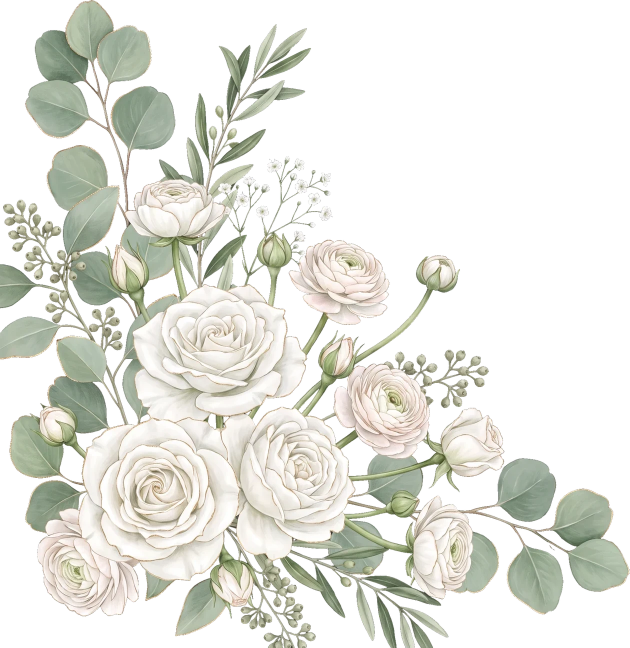
#> input picture assets/img/hero_bot_l.webp, 1259 x 1295 px (shown at 1/2 size)
$ python process_theme.py ../assets/img/hero_bot_l.webp ../assets/img/petals/petal_01.webp
#> lines starting #> are read from the running program, lines starting #| are printed output that depends on the picture
"""Turn a theme's raw Gemini PNGs into the web WebP files the site uses.
usage: python tools/process_theme.py <prefix> <key-hex>      e.g.  python tools/process_theme.py m 7a7a7a
Expects assets/raw/<prefix>_{paper,top_l,top_r,bot_l,corner,sprig_tl,sprig_br,blooms,petals,card,card_m,venue_wedding,venue_reception}.png
"""
import os, subprocess, sys, glob, shutil
from PIL import Image
import numpy as np
from scipy import ndimage as ndi

os.chdir(os.path.dirname(os.path.dirname(os.path.abspath(__file__))))
P, KEY = sys.argv[1], sys.argv[2]
R, O, PY = "assets/raw", "assets/img", sys.executable

def have(n): return os.path.exists(f"{R}/{P}_{n}.png")
def cut(n, dst, *extra, bg=KEY, tol="26", crop=True):
    if not have(n): print("missing", n); return False
    subprocess.check_call([PY, "tools/cutout.py", f"{R}/{P}_{n}.png", dst, "--bg", bg, "--tol", tol, *extra], stdout=subprocess.DEVNULL)
    if crop and "--split" not in extra:
        im = Image.open(dst).convert("RGBA"); bb = im.getchannel("A").point(lambda v: 255 if v > 12 else 0).getbbox()
        if bb: im = im.crop(bb)
        im.save(dst, "WEBP", quality=88)
    return True

if have("paper"):
    im = Image.open(f"{R}/{P}_paper.png").convert("RGB").resize((1024, 1024), Image.LANCZOS)
    base = Image.new("RGB", im.size, tuple(np.asarray(im).reshape(-1, 3).mean(0).astype(int)))
    Image.blend(im, base, .35).save(f"{O}/paper_card.webp", quality=82)

for n, dst, mx in [("top_l", "hero_top_l", 1400), ("top_r", "hero_top_r", 1400), ("bot_l", "hero_bot_l", 1400),
                   ("corner", "frame_cluster", 900), ("sprig_tl", "sprig_tl", 1100), ("sprig_br", "sprig_br", 1100)]:
    cut(n, f"{O}/{dst}.webp", "--max", str(mx))
if os.path.exists(f"{O}/hero_bot_l.webp"):
    Image.open(f"{O}/hero_bot_l.webp").transpose(Image.FLIP_LEFT_RIGHT).save(f"{O}/hero_bot_r.webp", "WEBP", quality=88)
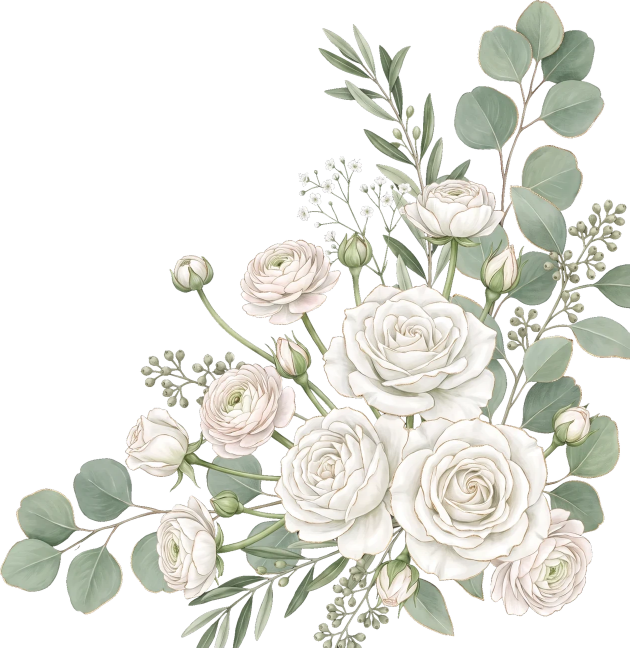
#> saved as hero_bot_r.webp: PIL image 1259x1295 RGBA (shown at 1/2 size); mean R, G, B, A 100.7, 101.4, 93.1, 108.4; transparent parts drawn white

if have("blooms"):
    shutil.rmtree(f"{O}/blossoms", ignore_errors=True); cut("blooms", f"{O}/blossoms/blossom", "--split", "--max", "360")
if have("petals"):
    shutil.rmtree(f"{O}/petals", ignore_errors=True); cut("petals", f"{O}/petals/petal", "--split", "--max", "220", "--min-area", "1500")
    files = sorted(glob.glob(f"{O}/petals/petal_*.webp"))
    for k in range(len(files) + 1, 17): shutil.copy(files[(k - 1) % len(files)], f"{O}/petals/petal_{k:02d}.webp")
    print("petals:", len(glob.glob(f"{O}/petals/petal_*.webp")))

for n, dst in [("card", "closing_card"), ("card_m", "closing_card_m")]:
    if cut(n, f"{O}/{dst}.webp", "--max", "2000", bg="ffffff", tol="12"):
        im = Image.open(f"{O}/{dst}.webp").convert("RGBA"); a = np.asarray(im).astype(int)
        r, g, b, al = a[..., 0], a[..., 1], a[..., 2], a[..., 3]
        ivory = ndi.binary_opening((al > 200) & (r > 232) & (g > 222) & (b > 200) & (abs(r - g) < 16), iterations=4)
        lab, k = ndi.label(ivory); big = np.argmax(ndi.sum(ivory, lab, range(1, k + 1))) + 1
        ys, xs = np.where(lab == big); H, W = ivory.shape
        print(dst, im.size, "panel x %.3f-%.3f y %.3f-%.3f" % (xs.min() / W, xs.max() / W, ys.min() / H, ys.max() / H))

for n, dst in [("venue_wedding", "venue_wedding"), ("venue_reception", "venue_reception")]:
    if have(n):
        im = Image.open(f"{R}/{P}_{n}.png").convert("RGB"); im.thumbnail((1100, 1100)); im.save(f"{O}/{dst}.webp", quality=84)
print("done")
